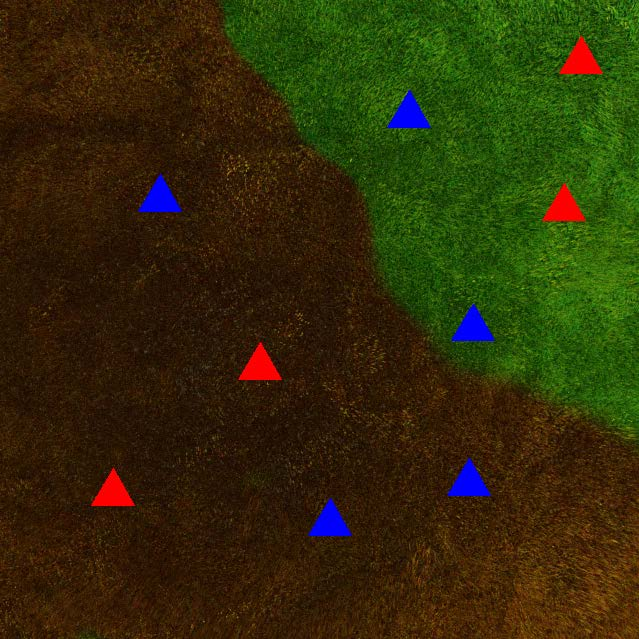
#> input picture 3.jpg, 639 x 639 px, found by its file name
$ python uav-old.py
#> lines starting #> are read from the running program, lines starting #| are printed output that depends on the picture; after the words box and inside, x2 and y2 are one past the last pixel; in counts of white or black regions, pixels touching at a corner belong together
from colorsys import rgb_to_hsv
import cv2
import numpy as np

imagepath='3.jpg'


class FireScene():
    def __init__(self, imPath,frameName):
#> called with imPath = '3.jpg', frameName = 'UAV'
        self.greenBounds = [np.array([50,50,0]) , np.array([90,255,255])]
        self.brownBounds = [np.array([1,100,5]) , np.array([35,255,150])]


        #original image, blurred to 3px square, guassian
        self.img = cv2.GaussianBlur(cv2.imread(imPath), (3,3), 0)
        #marked image is used later as an output for parsing the triangles
        self.markedimg = self.img.copy()
        #
        self.hsvimg = cv2.cvtColor(self.img,cv2.COLOR_BGR2HSV_FULL)
#> self.hsvimg: shape (639, 639, 3); mean H, S, V 36.3, 225.8, 65.1
        self.frameName=frameName


        ##################################################################################
        #MASKS
        self.gmask = cv2.inRange(self.hsvimg,self.greenBounds[0],self.greenBounds[1])
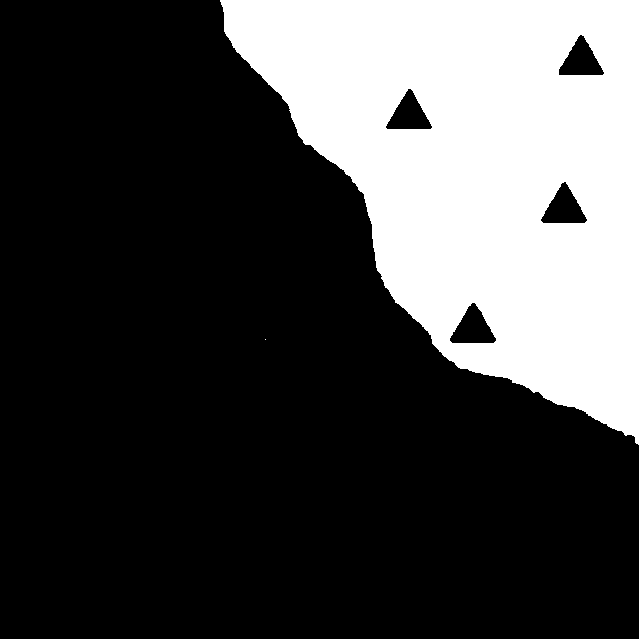
#> self.gmask: shape (639, 639); 27.9% white; 2 white regions (1 under 20 px), largest, box (x1, y1, x2, y2) and area: (220, 0, 639, 445) 113815
        self.safeRegion = cv2.bitwise_and(self.img,self.img,mask=self.gmask)

        self.bmask = cv2.inRange(self.hsvimg, self.brownBounds[0],self.brownBounds[1])
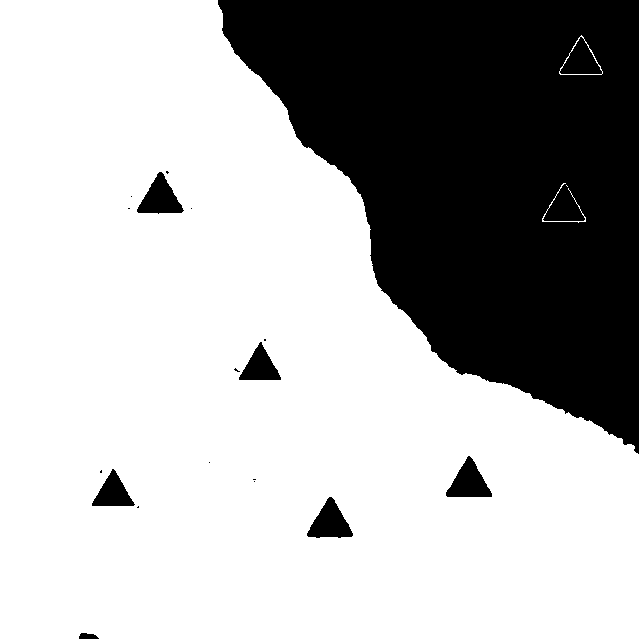
#> self.bmask: shape (639, 639); 69.4% white; 18 black regions (11 under 20 px), largest, box (x1, y1, x2, y2) and area: (218, 0, 639, 454) 119993, (137, 172, 184, 214) 1078, (307, 497, 353, 538) 1072
        self.burnRegion = cv2.bitwise_and(self.img,self.img,mask=self.bmask)
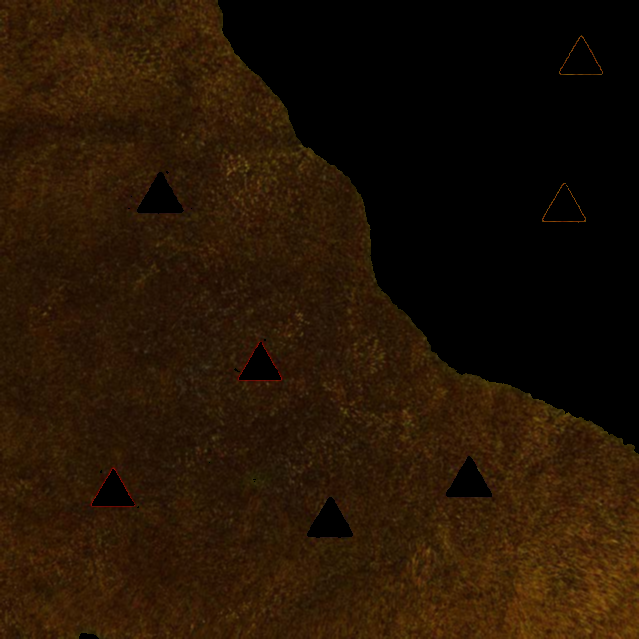
#> self.burnRegion: shape (639, 639, 3); mean B, G, R 4.3, 19.9, 36


        ##################################################################################

        bMap,gMap,rMap = cv2.split(self.img)
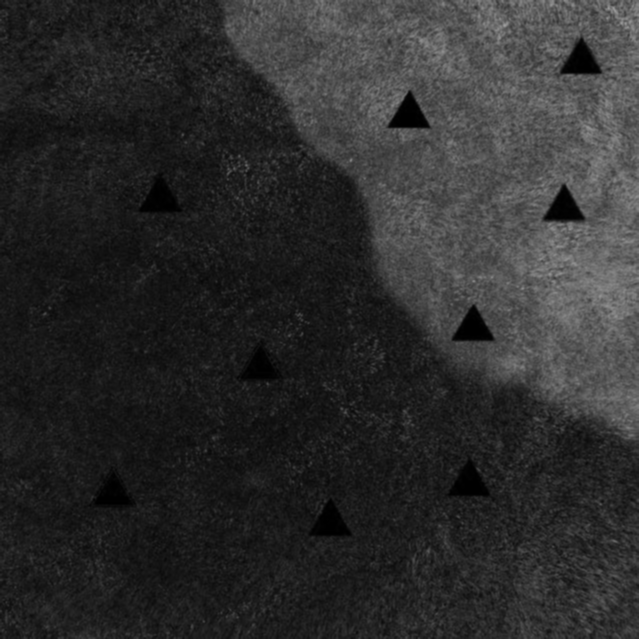
#> gMap: shape (639, 639); min 0, max 157, mean 44.6
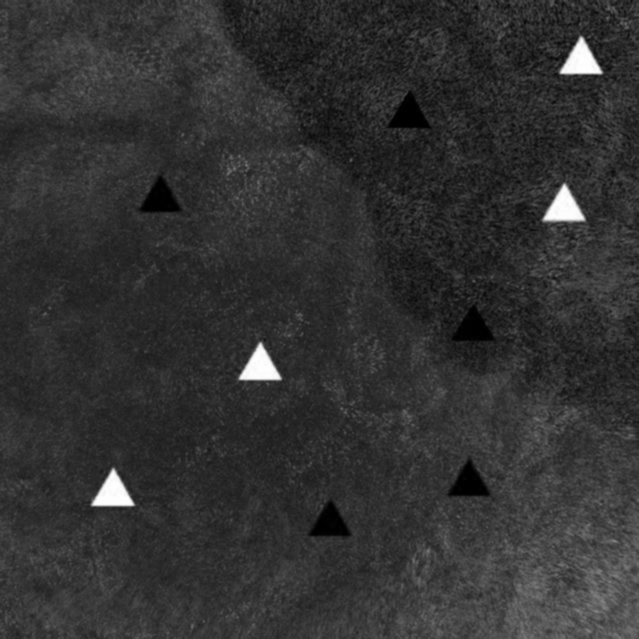
#> rMap: shape (639, 639); min 0, max 255, mean 49.7

    def safeRegionShow(self):
        cv2.imshow("Safe Region - "+self.frameName,self.safeRegion)
    def burnRegionShow(self):
        cv2.imshow("Burn Region - "+self.frameName,self.burnRegion)
    def showRaw(self):
        cv2.imshow("Base -"+self.frameName ,self.img)
    def begin(self):
        cv2.waitKey(0)
        cv2.destroyAllWindows()

    def findTriangles(self):
        def isBrown(a,b,c):
            if a in range(self.brownBounds[0][0],self.brownBounds[1][0]+1):
                if b in range(self.brownBounds[0][1],self.brownBounds[1][1]+1):
                    if c in range(self.brownBounds[0][2],self.brownBounds[1][2]+1):
                        return True
            return False

        def isGreen(a,b,c):
            if a in range(self.greenBounds[0][0],self.greenBounds[1][0]):
                if b in range(self.greenBounds[0][1],self.greenBounds[1][1]):
                    if c in range(self.greenBounds[0][2],self.greenBounds[1][2]):
                        return True
            return False


        b,g,r = cv2.split(self.img)
        outPoints = []
        for mapType,color in ([b,"blue"],[r,"red"]):
            trianglemask = cv2.threshold(mapType,150,255,cv2.THRESH_BINARY)[1]

            img = cv2.bitwise_and(Case.img,Case.img,mask=trianglemask)
            gray_image = cv2.cvtColor(img, cv2.COLOR_BGR2GRAY)


            thresh = cv2.threshold(gray_image,5,255,0)[1]

            #temp


            # find contours in the binary image
            a = cv2.findContours(thresh,cv2.RETR_TREE,cv2.CHAIN_APPROX_SIMPLE)
            for c in a[0]:
                M = cv2.moments(c)

                cX = int(M["m10"] / M["m00"])
                cY = int(M["m01"] / M["m00"])

                bd,gd,rd = self.img[cY+30][cX]
                h,s,v = rgb_to_hsv(rd,gd,bd)
                h=int(h*255)
                s=int(s*255)
                v=int(v)

                #temp
                print(cX,cY, h,s,v)


                printval = ""
                if isBrown(h,s,v):
                    printval= color+" brown "+str(cX)+" "+str(cY)
                    outPoints.append(["b",color,cX,cY])
                if isGreen(h,s,v):
                    printval=color+" green "+str(cX)+" "+str(cY)
                    outPoints.append(["g",color,cX,cY,])


                cv2.circle(self.markedimg, (cX, cY), 5, (255, 255, 255), -1)
                cv2.putText(self.markedimg, printval, (cX - 25, cY - 25),cv2.FONT_HERSHEY_SIMPLEX, 0.5, (255, 255, 255), 2)
#> this loop made 2 passes
#> color on passes 1 to 2: 'blue', 'red'
#| 329 522 21 230 41
#| 468 482 20 245 52
#| 472 327 69 238 62
#| 159 198 21 219 43
#| 408 114 68 237 73
#| 112 492 17 205 52
#| 259 366 20 223 48
#| 563 207 65 242 100
#| 580 60 69 230 74
#> pass 1, in findTriangles, `trianglemask = cv2.threshold(mapType,150,255,cv2.THRESH_BINARY)[1]`:
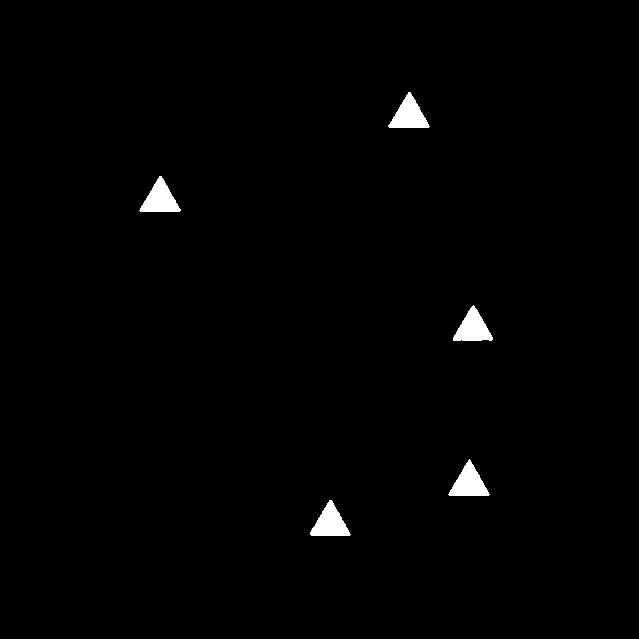
#> trianglemask: shape (639, 639); 1% white; 5 white regions, box (x1, y1, x2, y2) and area: (388, 92, 430, 128) 822, (310, 500, 351, 536) 822, (139, 176, 181, 212) 821, (448, 459, 490, 496) 821, (453, 305, 493, 341) 808
#> after the loop:
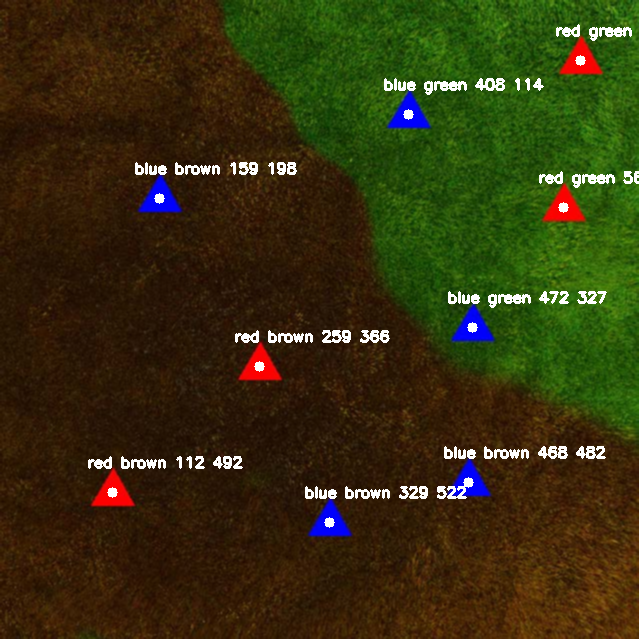
#> self.markedimg: shape (639, 639, 3); mean B, G, R 14.9, 49.1, 54.1
#> after the loop, outPoints = [['b', 'blue', 329, 522], ['b', 'blue', 468, 482], ['g', 'blue', 472, 327], ['b', 'blue', 159, 198], ['g', 'blue', 408, 114], ['b', 'red', 112, 492], ['b', 'red', 259, 366], ['g', 'red', 563, 207], ['g', 'red', 580, 60]]
        # display the image
        cv2.imshow("points on image",self.markedimg)
        return self.markedimg , outPoints


Case = FireScene(imagepath,"UAV")
Case.safeRegionShow()
Case.burnRegionShow()
print(Case.findTriangles()[1])
Case.begin()

$ run again, with 1.jpg copied over 3.jpg
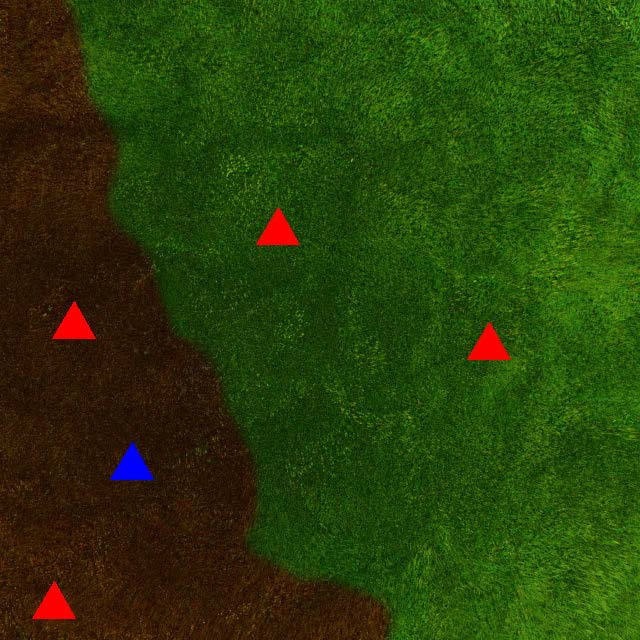
#> input picture 1.jpg, 640 x 640 px, found by its file name
#> self.hsvimg: shape (640, 640, 3); mean H, S, V 54.9, 227.3, 72
#> in __init__, `self.gmask = cv2.inRange(self.hsvimg,self.greenBounds[0],self.greenBou..`:
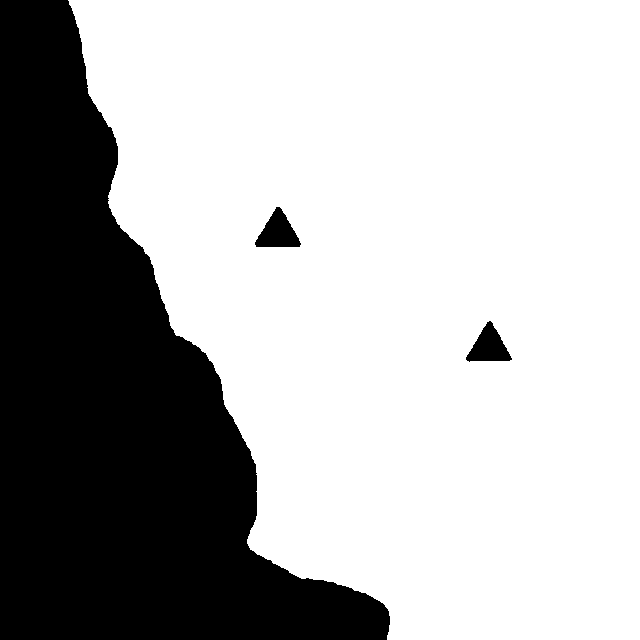
#> self.gmask: shape (640, 640); 70% white; 3 black regions, box (x1, y1, x2, y2) and area: (0, 0, 390, 640) 120673, (255, 207, 301, 247) 1077, (466, 321, 512, 362) 1036
#> self.bmask: shape (640, 640); 28.4% white; 3 white regions, box (x1, y1, x2, y2) and area: (0, 0, 388, 640) 115809, (256, 207, 300, 247) 174, (467, 322, 511, 361) 154
#> the loop in findTriangles, `for mapType,color in ([b,"blue"],[r,"red"]):` made 2 passes
#> color on passes 1 to 2: 'blue', 'red'
#> (printed output is left out)
#> pass 2, in findTriangles, `trianglemask = cv2.threshold(mapType,150,255,cv2.THRESH_BINARY)[1]`:
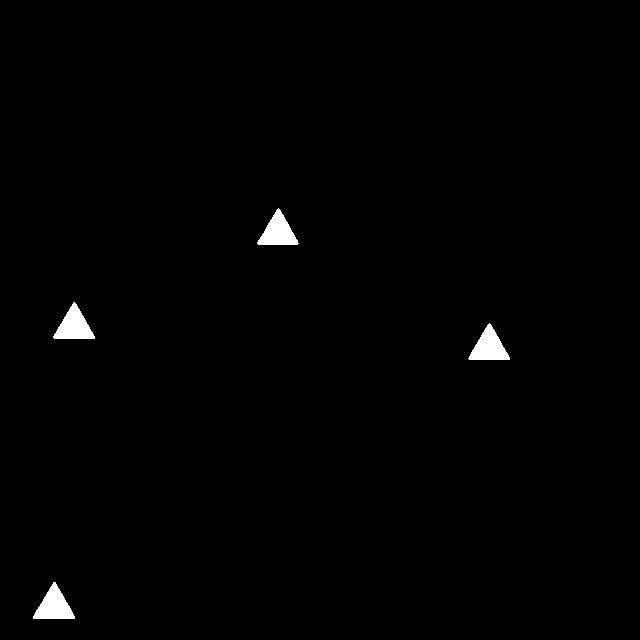
#> trianglemask: shape (640, 640); 0.83% white; 4 white regions, box (x1, y1, x2, y2) and area: (33, 582, 75, 619) 860, (53, 302, 95, 339) 851, (468, 323, 510, 360) 845, (257, 208, 299, 245) 840
#> after the loop in findTriangles, `for mapType,color in ([b,"blue"],[r,"red"]):`: outPoints = [['b', 'blue', 131, 466], ['b', 'red', 53, 605], ['g', 'red', 488, 346], ['b', 'red', 73, 325], ['g', 'red', 277, 231]]

$ run again, with 2.jpg copied over 3.jpg
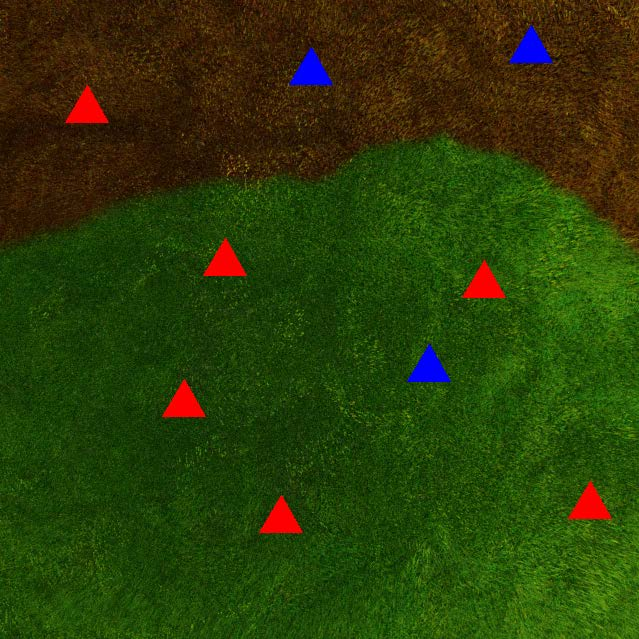
#> input picture 2.jpg, 639 x 639 px, found by its file name
#> self.hsvimg: shape (639, 639, 3); mean H, S, V 55.9, 227.9, 72.4
#> in __init__, `self.gmask = cv2.inRange(self.hsvimg,self.greenBounds[0],self.greenBou..`:
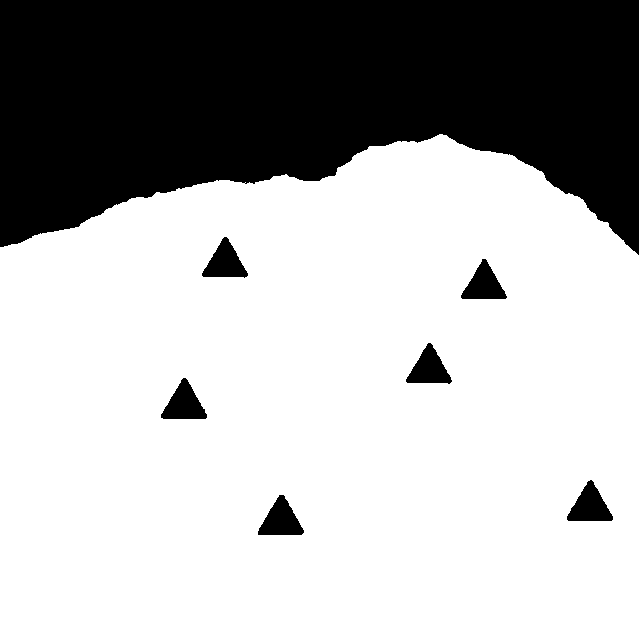
#> self.gmask: shape (639, 639); 69.4% white; 7 black regions, largest, box (x1, y1, x2, y2) and area: (0, 0, 639, 255) 118742, (567, 480, 613, 521) 1089, (258, 495, 304, 535) 1088
#> self.bmask: shape (639, 639); 28% white; 7 white regions (1 under 20 px), largest, box (x1, y1, x2, y2) and area: (0, 0, 639, 249) 113534, (161, 378, 207, 419) 213, (259, 495, 304, 535) 188, (202, 237, 248, 277) 166, (567, 481, 612, 521) 152, (461, 259, 506, 299) 145
#> the loop in findTriangles, `for mapType,color in ([b,"blue"],[r,"red"]):` made 2 passes
#> color on passes 1 to 2: 'blue', 'red'
#> (printed output is left out)
#> after the loop in findTriangles, `for mapType,color in ([b,"blue"],[r,"red"]):`:
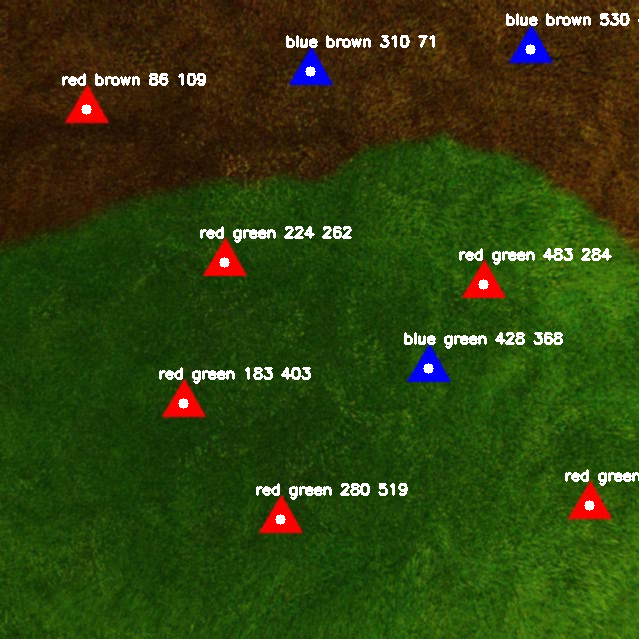
#> self.markedimg: shape (639, 639, 3); mean B, G, R 14.3, 65.2, 47.3
#> after the loop in findTriangles, `for mapType,color in ([b,"blue"],[r,"red"]):`: outPoints = [['g', 'blue', 428, 368], ['b', 'blue', 310, 71], ['b', 'blue', 530, 49], ['g', 'red', 280, 519], ['g', 'red', 589, 505], ['g', 'red', 183, 403], ['g', 'red', 483, 284], ['g', 'red', 224, 262], ['b', 'red', 86, 109]]

$ run again, with 4.jpg copied over 3.jpg
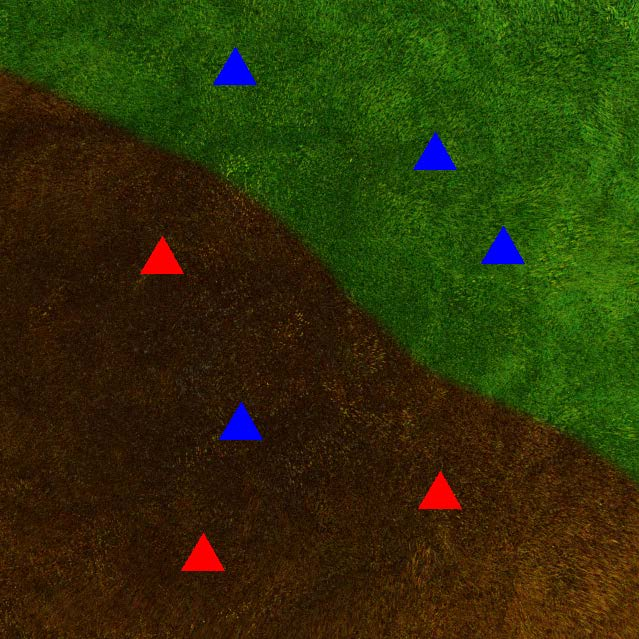
#> input picture 4.jpg, 639 x 639 px, found by its file name
#> self.hsvimg: shape (639, 639, 3); mean H, S, V 42.2, 226.3, 67.2
#> self.gmask: shape (639, 639); 41.1% white; 1 white region, box (x1, y1, x2, y2) and area: (0, 0, 639, 483) 167986
#> self.bmask: shape (639, 639); 56.7% white; 12 black regions (7 under 20 px), largest, box (x1, y1, x2, y2) and area: (0, 0, 639, 485) 173155, (218, 401, 265, 442) 1117, (141, 237, 184, 274) 859, (182, 534, 224, 572) 859, (419, 472, 461, 509) 857
#> the loop in findTriangles, `for mapType,color in ([b,"blue"],[r,"red"]):` made 2 passes
#> color on passes 1 to 2: 'blue', 'red'
#> (printed output is left out)
#> after the loop in findTriangles, `for mapType,color in ([b,"blue"],[r,"red"]):`:
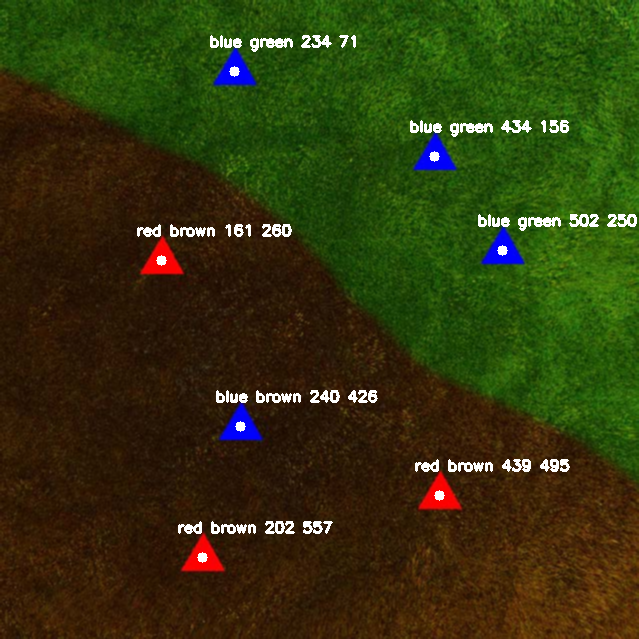
#> self.markedimg: shape (639, 639, 3); mean B, G, R 13.8, 54.3, 50.4
#> after the loop in findTriangles, `for mapType,color in ([b,"blue"],[r,"red"]):`: outPoints = [['b', 'blue', 240, 426], ['g', 'blue', 502, 250], ['g', 'blue', 434, 156], ['g', 'blue', 234, 71], ['b', 'red', 202, 557], ['b', 'red', 439, 495], ['b', 'red', 161, 260]]
